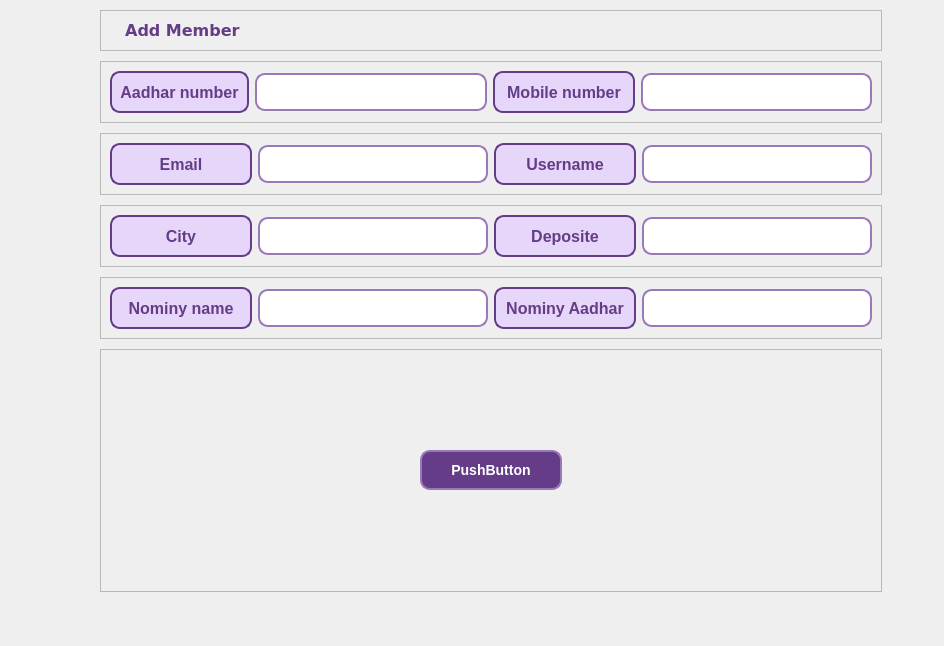
<?xml version="1.0" encoding="UTF-8"?>
<ui version="4.0">
 <class>Frame</class>
 <widget class="QFrame" name="Frame">
  <property name="geometry">
   <rect>
    <x>0</x>
    <y>0</y>
    <width>944</width>
    <height>646</height>
   </rect>
  </property>
  <property name="windowTitle">
   <string>Frame</string>
  </property>
  <widget class="QWidget" name="widget" native="true">
   <property name="geometry">
    <rect>
     <x>100</x>
     <y>10</y>
     <width>782</width>
     <height>582</height>
    </rect>
   </property>
   <property name="styleSheet">
    <string notr="true">QLabel {
    
    background-color: #E6D7FA;
    color: #653C87;
    font-family: 'Segoe UI', sans-serif;
    font-size: 16px;
    font-weight: 600;
    padding: 8px;
    border: 2px solid #653C87;
    border-radius: 10px;
    transition: background-color 0.3s ease, border-color 0.3s ease;
}

QLabel:hover {
    background-color: #D4C2EF;  /* Slightly darker background on hover */
    border-color: #553075;  /* Darker border on hover */
}

QLineEdit {
    border: 2px solid #9A79BA;
    border-radius: 10px;
    padding: 8px;
    font-family: 'Segoe UI', sans-serif;
    font-size: 14px;
    color: #653C87;
    background-color: #FFFFFF;
    transition: background-color 0.3s ease, border-color 0.3s ease;
}

QLineEdit:hover {
    background-color: #F5F0FA;  /* Slightly lighter background on hover */
}

QLineEdit:focus {
    border: 2px solid #653C87;  /* Darker border on focus */
    background-color: #F5F5F5;  /* Slightly lighter background on focus */
}
</string>
   </property>
   <layout class="QVBoxLayout" name="verticalLayout_2">
    <property name="spacing">
     <number>10</number>
    </property>
    <property name="leftMargin">
     <number>0</number>
    </property>
    <property name="topMargin">
     <number>0</number>
    </property>
    <property name="rightMargin">
     <number>0</number>
    </property>
    <property name="bottomMargin">
     <number>0</number>
    </property>
    <item>
     <widget class="QFrame" name="frame">
      <property name="maximumSize">
       <size>
        <width>16777215</width>
        <height>41</height>
       </size>
      </property>
      <property name="frameShape">
       <enum>QFrame::StyledPanel</enum>
      </property>
      <property name="frameShadow">
       <enum>QFrame::Raised</enum>
      </property>
      <layout class="QHBoxLayout" name="horizontalLayout">
       <property name="spacing">
        <number>0</number>
       </property>
       <property name="leftMargin">
        <number>0</number>
       </property>
       <property name="topMargin">
        <number>0</number>
       </property>
       <property name="rightMargin">
        <number>0</number>
       </property>
       <property name="bottomMargin">
        <number>0</number>
       </property>
       <item>
        <widget class="QLabel" name="label_2">
         <property name="maximumSize">
          <size>
           <width>16777215</width>
           <height>47</height>
          </size>
         </property>
         <property name="font">
          <font>
           <family>Verdana</family>
           <pointsize>20</pointsize>
           <italic>false</italic>
           <bold>true</bold>
          </font>
         </property>
         <property name="styleSheet">
          <string notr="true">border:none;
background:none;
font: 700 20pt &quot;Verdana&quot;;</string>
         </property>
         <property name="text">
          <string>  Add Member</string>
         </property>
        </widget>
       </item>
      </layout>
     </widget>
    </item>
    <item>
     <widget class="QFrame" name="frame_2">
      <property name="maximumSize">
       <size>
        <width>16777215</width>
        <height>62</height>
       </size>
      </property>
      <property name="styleSheet">
       <string notr="true">QLabel {
    
    background-color: #E6D7FA;
    color: #653C87;
    font-family: 'Segoe UI', sans-serif;
    font-size: 16px;
    font-weight: 600;
    padding: 8px;
    border: 2px solid #653C87;
    border-radius: 10px;
    transition: background-color 0.3s ease, border-color 0.3s ease;
}

QLabel:hover {
    background-color: #D4C2EF;  /* Slightly darker background on hover */
    border-color: #553075;  /* Darker border on hover */
}

QLineEdit {
    border: 2px solid #9A79BA;
    border-radius: 10px;
    padding: 8px;
    font-family: 'Segoe UI', sans-serif;
    font-size: 14px;
    color: #653C87;
    background-color: #FFFFFF;
    transition: background-color 0.3s ease, border-color 0.3s ease;
}

QLineEdit:hover {
    background-color: #F5F0FA;  /* Slightly lighter background on hover */
}

QLineEdit:focus {
    border: 2px solid #653C87;  /* Darker border on focus */
    background-color: #F5F5F5;  /* Slightly lighter background on focus */
}
</string>
      </property>
      <property name="frameShape">
       <enum>QFrame::StyledPanel</enum>
      </property>
      <property name="frameShadow">
       <enum>QFrame::Raised</enum>
      </property>
      <layout class="QHBoxLayout" name="horizontalLayout_2">
       <item>
        <widget class="QLabel" name="label_3">
         <property name="maximumSize">
          <size>
           <width>16777215</width>
           <height>16777215</height>
          </size>
         </property>
         <property name="text">
          <string>Aadhar number</string>
         </property>
         <property name="alignment">
          <set>Qt::AlignCenter</set>
         </property>
        </widget>
       </item>
       <item>
        <widget class="QLineEdit" name="lineEdit"/>
       </item>
       <item>
        <widget class="QLabel" name="label_4">
         <property name="minimumSize">
          <size>
           <width>142</width>
           <height>0</height>
          </size>
         </property>
         <property name="text">
          <string>Mobile number</string>
         </property>
         <property name="alignment">
          <set>Qt::AlignCenter</set>
         </property>
        </widget>
       </item>
       <item>
        <widget class="QLineEdit" name="lineEdit_2"/>
       </item>
      </layout>
     </widget>
    </item>
    <item>
     <widget class="QFrame" name="frame_3">
      <property name="maximumSize">
       <size>
        <width>16777215</width>
        <height>62</height>
       </size>
      </property>
      <property name="frameShape">
       <enum>QFrame::StyledPanel</enum>
      </property>
      <property name="frameShadow">
       <enum>QFrame::Raised</enum>
      </property>
      <layout class="QHBoxLayout" name="horizontalLayout_5">
       <item>
        <widget class="QLabel" name="label_8">
         <property name="minimumSize">
          <size>
           <width>142</width>
           <height>0</height>
          </size>
         </property>
         <property name="maximumSize">
          <size>
           <width>16777215</width>
           <height>16777215</height>
          </size>
         </property>
         <property name="text">
          <string>Email</string>
         </property>
         <property name="alignment">
          <set>Qt::AlignCenter</set>
         </property>
        </widget>
       </item>
       <item>
        <widget class="QLineEdit" name="lineEdit_5"/>
       </item>
       <item>
        <widget class="QLabel" name="label_9">
         <property name="minimumSize">
          <size>
           <width>142</width>
           <height>0</height>
          </size>
         </property>
         <property name="text">
          <string>Username</string>
         </property>
         <property name="alignment">
          <set>Qt::AlignCenter</set>
         </property>
        </widget>
       </item>
       <item>
        <widget class="QLineEdit" name="lineEdit_6"/>
       </item>
      </layout>
     </widget>
    </item>
    <item>
     <widget class="QFrame" name="frame_4">
      <property name="maximumSize">
       <size>
        <width>16777215</width>
        <height>62</height>
       </size>
      </property>
      <property name="frameShape">
       <enum>QFrame::StyledPanel</enum>
      </property>
      <property name="frameShadow">
       <enum>QFrame::Raised</enum>
      </property>
      <layout class="QHBoxLayout" name="horizontalLayout_6">
       <item>
        <widget class="QLabel" name="label_10">
         <property name="minimumSize">
          <size>
           <width>142</width>
           <height>0</height>
          </size>
         </property>
         <property name="maximumSize">
          <size>
           <width>16777215</width>
           <height>16777215</height>
          </size>
         </property>
         <property name="text">
          <string>City</string>
         </property>
         <property name="alignment">
          <set>Qt::AlignCenter</set>
         </property>
        </widget>
       </item>
       <item>
        <widget class="QLineEdit" name="lineEdit_7"/>
       </item>
       <item>
        <widget class="QLabel" name="label_11">
         <property name="minimumSize">
          <size>
           <width>142</width>
           <height>0</height>
          </size>
         </property>
         <property name="text">
          <string>Deposite</string>
         </property>
         <property name="alignment">
          <set>Qt::AlignCenter</set>
         </property>
        </widget>
       </item>
       <item>
        <widget class="QLineEdit" name="lineEdit_8"/>
       </item>
      </layout>
     </widget>
    </item>
    <item>
     <widget class="QFrame" name="frame_5">
      <property name="maximumSize">
       <size>
        <width>16777215</width>
        <height>62</height>
       </size>
      </property>
      <property name="frameShape">
       <enum>QFrame::StyledPanel</enum>
      </property>
      <property name="frameShadow">
       <enum>QFrame::Raised</enum>
      </property>
      <layout class="QHBoxLayout" name="horizontalLayout_7">
       <item>
        <widget class="QLabel" name="label_12">
         <property name="minimumSize">
          <size>
           <width>142</width>
           <height>0</height>
          </size>
         </property>
         <property name="maximumSize">
          <size>
           <width>16777215</width>
           <height>16777215</height>
          </size>
         </property>
         <property name="text">
          <string>Nominy name</string>
         </property>
         <property name="alignment">
          <set>Qt::AlignCenter</set>
         </property>
        </widget>
       </item>
       <item>
        <widget class="QLineEdit" name="lineEdit_9"/>
       </item>
       <item>
        <widget class="QLabel" name="label_13">
         <property name="minimumSize">
          <size>
           <width>142</width>
           <height>0</height>
          </size>
         </property>
         <property name="text">
          <string>Nominy Aadhar</string>
         </property>
         <property name="alignment">
          <set>Qt::AlignCenter</set>
         </property>
        </widget>
       </item>
       <item>
        <widget class="QLineEdit" name="lineEdit_10"/>
       </item>
      </layout>
     </widget>
    </item>
    <item>
     <widget class="QFrame" name="frame_6">
      <property name="frameShape">
       <enum>QFrame::StyledPanel</enum>
      </property>
      <property name="frameShadow">
       <enum>QFrame::Raised</enum>
      </property>
      <layout class="QHBoxLayout" name="horizontalLayout_8">
       <item>
        <widget class="QPushButton" name="pushButton">
         <property name="maximumSize">
          <size>
           <width>142</width>
           <height>16777215</height>
          </size>
         </property>
         <property name="styleSheet">
          <string notr="true">QPushButton {
    background-color: #653C87; /* Dark purple background */
    color: #FFFFFF; /* White text */
    font-family: 'Segoe UI', sans-serif; /* Font family */
    font-size: 14px; /* Font size */
    font-weight: bold; /* Bold text */
    padding: 10px 20px; /* Padding */
    border: 2px solid #9A79BA; /* Light purple border */
    border-radius: 10px; /* Rounded corners */
    transition: background-color 0.3s ease, border-color 0.3s ease; /* Smooth transition */
}

QPushButton:hover {
    background-color: #9A79BA; /* Light purple background on hover */
    border-color: #653C87; /* Dark purple border on hover */
}

QPushButton:pressed {
    background-color: #E6D7FA; /* Lightest purple background on press */
    border-color: #553075; /* Darker purple border on press */
}
</string>
         </property>
         <property name="text">
          <string>PushButton</string>
         </property>
        </widget>
       </item>
      </layout>
     </widget>
    </item>
   </layout>
  </widget>
 </widget>
 <resources/>
 <connections/>
</ui>
